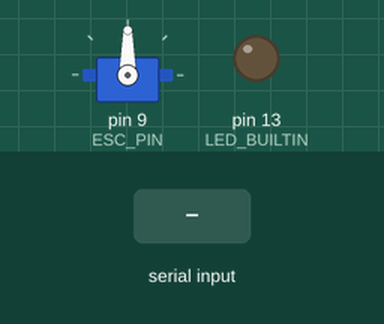
Recording of a sketch running on a simulated Arduino Uno, built with avr-gcc and run on an emulated ATmega328P. On the bench: servo, output pins drawn as LEDs (lit = HIGH). Dashed ring = blinking. The inputs (shaded band) are chosen by the test bench. What the sketch prints to the serial monitor is not drawn.

Above: at 1.2 s.
1.3 s: "O\n" received over Serial
At 1.7 s:
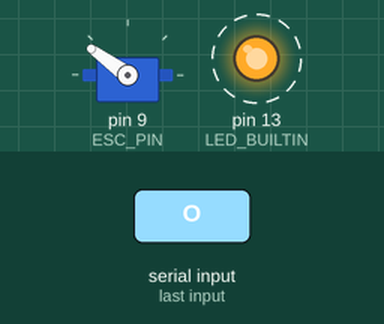
4.3 s: "s90\n" received over Serial
At 5.1 s:
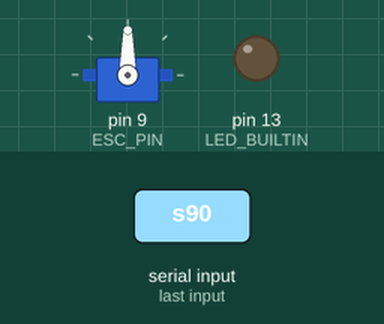
5.8 s: "g90\n" received over Serial
At 6.2 s:
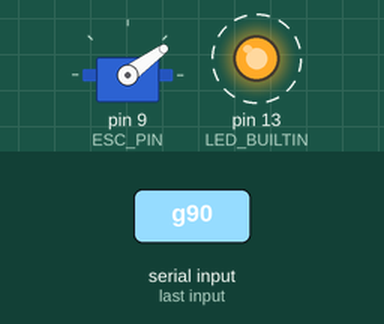
7.8 s: "s,45\n" received over Serial
At 8.7 s:
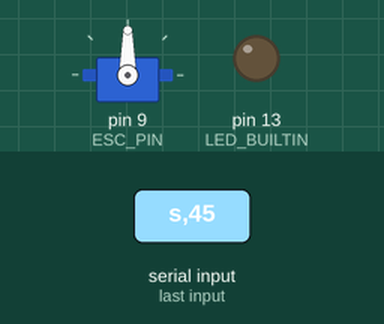
9.3 s: "g,45\n" received over Serial
At 17.1 s:
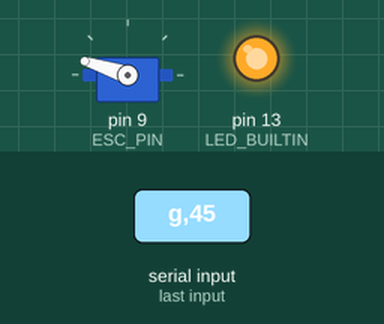
Timing chart, 0 to 18.2 s (numbered marks = the images above; inputs shaded):
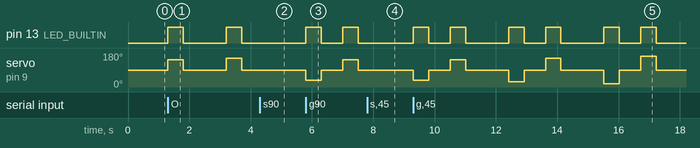

Measured:
- after the input at 1.3 s, pin 13 (LED_BUILTIN): alternates HIGH for 0.50 s and LOW for 1.4 s, starting at once; servo on pin 9 (ESC_PIN): 90° → 144° at once, → 90° 0.50 s later, → 153° 1.4 s later, → 90° 0.50 s later
- after the input at 4.3 s, pin 13 (LED_BUILTIN): stays LOW (without the input it goes to HIGH after 0.81 s); servo on pin 9 (ESC_PIN): stays 90° (without the input it goes to 162° after 0.81 s)
- after the input at 5.8 s, pin 13 (LED_BUILTIN): alternates HIGH for 0.50 s and LOW for 0.70 s, starting at once; servo on pin 9 (ESC_PIN): 90° → 36° at once, → 90° 0.50 s later, → 144° 0.70 s later, → 90° 0.50 s later
- after the input at 7.8 s, pin 13 (LED_BUILTIN): stays LOW (without the input it goes to HIGH after 1.1 s); servo on pin 9 (ESC_PIN): stays 90° (without the input it goes to 27° after 1.1 s)

The sketch:

ffb_motor_test.ino
```cpp
// PocketWheel force feedback: MOTOR TEST. No PC software needed.
//
// Open Tools > Serial Monitor at 115200 baud (any line ending). Connect / switch on the ESC
// battery and wait for its startup beeps to finish. Then type a command and press Enter:
//
//   1700     hold that pulse (1000..2000 us) for HOLD_MS, then back to 1500 (stop) by itself
//            -> try 1600, 1700, 1800, 1900, 2000, then 1400, 1300, 1200, 1100, 1000
//   g        both ways: LEFT then RIGHT at each step, 300 ... 500 us from center
//            (ends at full: 1000 and 2000)
//   o        one way: RIGHT only at each step, 1800 ... 2000
//   s        stop now (1500)
//
// The LED is on while a pulse other than 1500 is being sent.
//
// Use it to find:
//   - the dead band: the smallest offset from 1500 that turns the motor
//     -> in pocketwheel_ffb.ino set DEADBAND_US about 10 below it, MAX_US_OFFSET above it
//   - whether BOTH directions work (only one = the ESC is in a brake mode, not Fwd/Rev)
//
// Same wiring as pocketwheel_ffb: ESC signal -> pin 9, ESC ground -> GND, ESC red wire not
// connected, battery -> ESC, motor -> ESC motor wires. A 555 motor needs a BRUSHED ESC
// (2 motor wires). Run it with the motor NOT geared to the phone mount first, hands clear.

#include <Servo.h>

const uint8_t ESC_PIN = 9;
const int CENTER_US = 1500;
// For "g" / "o": offsets from 1500. This ESC starts moving at 300 from stop (1800 / 1200),
// so test from there to full (500 = 2000 one way, 1000 the other).
const int STEPS_US[] = {300, 350, 400, 450, 500};
const unsigned long HOLD_MS = 2000;  // a typed pulse lasts this long, then stop
const unsigned long PUSH_MS = 500;   // each "g" step
const unsigned long GAP_MS = 700;

Servo esc;
char input[12];
uint8_t len = 0;

void send(int us) {
  esc.writeMicroseconds(us);
  digitalWrite(LED_BUILTIN, us != CENTER_US ? HIGH : LOW);
}

// Reads a line if one is complete. Returns true and fills `input` when Enter was pressed.
bool readLine() {
  while (Serial.available()) {
    char c = Serial.read();
    if (c == '\n' || c == '\r') {
      if (len == 0) continue;
      input[len] = '\0';
      len = 0;
      return true;
    }
    if (len < sizeof(input) - 1) input[len++] = c;
  }
  return false;
}

// Holds a pulse for ms; returns false early (and stops) if "s" arrives.
bool hold(int us, unsigned long ms) {
  send(us);
  unsigned long start = millis();
  while (millis() - start < ms) {
    if (readLine() && (input[0] == 's' || input[0] == 'S')) {
      send(CENTER_US);
      Serial.println("Stopped.");
      return false;
    }
    delay(5);
  }
  return true;
}

// bothWays: LEFT then RIGHT at each step; otherwise RIGHT only.
void stepTest(bool bothWays) {
  Serial.println(bothWays ? "Both-ways step test (type s + Enter to stop):"
                          : "One-way step test (type s + Enter to stop):");
  for (int us : STEPS_US) {
    Serial.print("  ");
    Serial.print(us);
    Serial.print(" us:");
    if (bothWays) {
      Serial.print("  LEFT ");
      Serial.print(CENTER_US - us);
      if (!hold(CENTER_US - us, PUSH_MS) || !hold(CENTER_US, GAP_MS)) return;
    }
    Serial.print("   RIGHT ");
    Serial.println(CENTER_US + us);
    if (!hold(CENTER_US + us, PUSH_MS) || !hold(CENTER_US, GAP_MS * 2)) return;
  }
  send(CENTER_US);
  Serial.println("Step test done.");
}

void setup() {
  Serial.begin(115200);
  pinMode(LED_BUILTIN, OUTPUT);
  esc.attach(ESC_PIN, 1000, 2000);
  send(CENTER_US);
  Serial.println();
  Serial.println("PocketWheel motor test. Sending 1500 us (stop) on pin 9.");
  Serial.println("Wait for the ESC's beeps to finish, then type a pulse like 1900, or g, o, s.");
}

void loop() {
  send(CENTER_US);
  if (!readLine()) {
    delay(5);
    return;
  }
  if (input[0] == 'g' || input[0] == 'G') {
    stepTest(true);
  } else if (input[0] == 'o' || input[0] == 'O') {
    stepTest(false);
  } else if (input[0] == 's' || input[0] == 'S') {
    Serial.println("Stopped.");
  } else {
    long us = atol(input);
    if (us < 1000 || us > 2000) {
      Serial.println("Type a pulse from 1000 to 2000, or g, o, s.");
      return;
    }
    Serial.print("Holding ");
    Serial.print(us);
    Serial.print(" us for ");
    Serial.print(HOLD_MS / 1000.0, 1);
    Serial.println(" s...");
    if (hold((int)us, HOLD_MS)) Serial.println("Back to 1500 (stop).");
  }
  send(CENTER_US);
}
```
